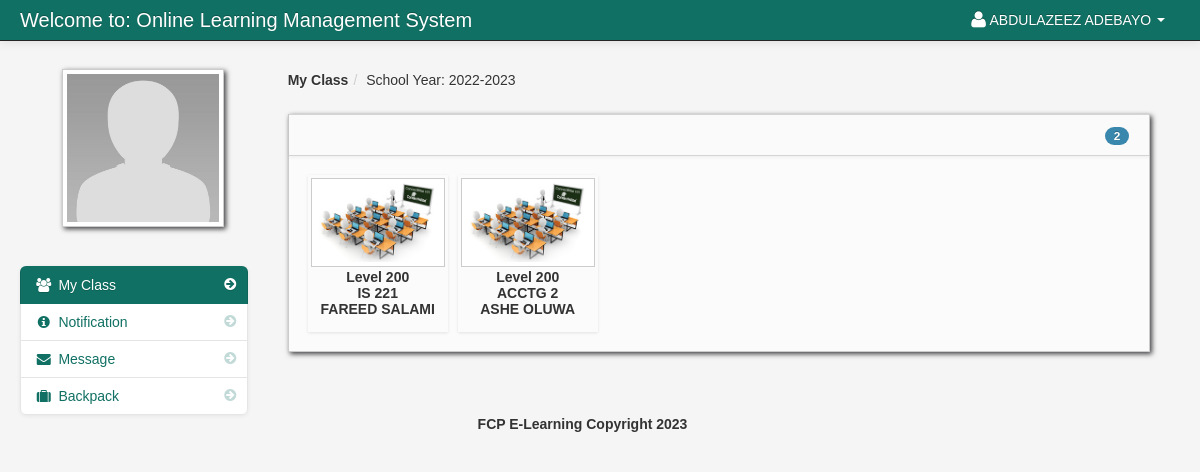
The page /dashboard_student.php (signed in) on the database as committed earlier.
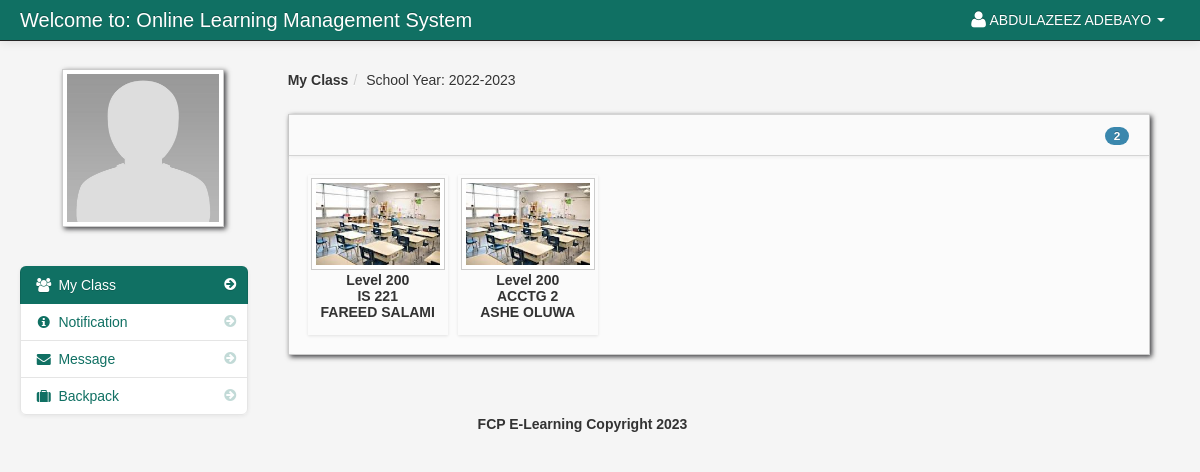
The same page on the database as committed later.
### tables this page shows
CREATE TABLE `student` (
  `student_id` int(11) NOT NULL,
  `firstname` varchar(100) NOT NULL,
  `lastname` varchar(100) NOT NULL,
  `class_id` int(11) NOT NULL,
  `username` varchar(100) NOT NULL,
  `password` varchar(100) NOT NULL,
  `location` varchar(100) NOT NULL,
  `status` varchar(100) NOT NULL
);

CREATE TABLE `school_year` (
  `school_year_id` int(11) NOT NULL,
  `school_year` varchar(100) NOT NULL
);

CREATE TABLE `teacher_class_student` (
  `teacher_class_student_id` int(11) NOT NULL,
  `teacher_class_id` int(11) NOT NULL,
  `student_id` int(11) NOT NULL,
  `teacher_id` int(11) NOT NULL
);

CREATE TABLE `teacher_class` (
  `teacher_class_id` int(11) NOT NULL,
  `teacher_id` int(11) NOT NULL,
  `class_id` int(11) NOT NULL,
  `subject_id` int(11) NOT NULL,
  `thumbnails` varchar(100) NOT NULL,
  `school_year` varchar(100) NOT NULL
);

CREATE TABLE `class` (
  `class_id` int(11) NOT NULL,
  `class_name` varchar(100) NOT NULL
);

CREATE TABLE `subject` (
  `subject_id` int(11) NOT NULL,
  `subject_code` varchar(100) NOT NULL,
  `subject_title` varchar(100) NOT NULL,
  `category` varchar(100) NOT NULL,
  `description` longtext NOT NULL,
  `unit` int(11) NOT NULL,
  `Pre_req` varchar(100) NOT NULL,
  `semester` varchar(100) NOT NULL
);

CREATE TABLE `teacher` (
  `teacher_id` int(11) NOT NULL,
  `username` varchar(100) NOT NULL,
  `password` varchar(200) NOT NULL,
  `firstname` varchar(100) NOT NULL,
  `lastname` varchar(100) NOT NULL,
  `department_id` int(11) NOT NULL,
  `location` varchar(200) NOT NULL,
  `about` varchar(500) NOT NULL,
  `teacher_status` varchar(20) NOT NULL,
  `teacher_stat` varchar(100) NOT NULL
);

### session.php (called while the page is built, shortened)
<?php
$session_id=$_SESSION['id'];
?>

### dashboard_student.php (the view, shortened to what this page needs)
<?php include('header_dashboard.php'); ?>
<?php include('session.php'); ?>
    <body>
		<?php include('navbar_student.php'); ?>
        <div class="container-fluid">
            <div class="row-fluid">
				<?php include('student_sidebar.php'); ?>
                <div class="span9" id="content">
                     <div class="row-fluid">
					     <ul class="breadcrumb">
						<?php
						$school_year_query = mysqli_query($conn,"select * from school_year order by school_year DESC")or die(mysqli_error());
						$school_year_query_row = mysqli_fetch_array($school_year_query);
						$school_year = $school_year_query_row['school_year'];
						?>
							<li><a href="#"><b>My Class</b></a><span class="divider">/</span></li>
							<li><a href="#">School Year: <?php echo $school_year_query_row['school_year']; ?></a></li>
						</ul>
                        <div class="block">
                            <div class="navbar navbar-inner block-header">
                                <div id="" class="muted pull-right">
									<?php $query = mysqli_query($conn,"select * from teacher_class_student
														LEFT JOIN teacher_class ON teacher_class.teacher_class_id = teacher_class_student.teacher_class_id
														LEFT JOIN class ON class.class_id = teacher_class.class_id
														LEFT JOIN subject ON subject.subject_id = teacher_class.subject_id
														LEFT JOIN teacher ON teacher.teacher_id = teacher_class.teacher_id
														where student_id = '$session_id' and school_year = '$school_year'
														")or die(mysqli_error());
														$count = mysqli_num_rows($query);
									?>
												<span class="badge badge-info"><?php echo $count; ?></span>
								</div>
                            </div>
                            <div class="block-content collapse in">
                                <div class="span12">
  										<ul	 id="da-thumbs" class="da-thumbs">
													<?php
														if ($count != '0'){
														while($row = mysqli_fetch_array($query)){
														$id = $row['teacher_class_id'];
													?>
											<li>
												<a href="my_classmates.php<?php echo '?id='.$id; ?>">
														<img src ="<?php echo $row['thumbnails'] ?>" width="124" height="140" class="img-polaroid">
												</a>
												<p class="class"><?php echo $row['class_name']; ?></p>
												<p class="subject"><?php echo $row['subject_code']; ?></p>
												<p class="subject"><?php echo $row['firstname']." ".$row['lastname']?></p>
											</li>
									<?php }}else{ ?>
									<div class="alert alert-info"><i class="icon-info-sign"></i> You are currently not enroll to your class</div>
									<?php } ?>
									</ul>
                                </div>
                            </div>
                        </div>
                    </div>
                </div>
            </div>
		<?php include('footer.php'); ?>
        </div>
		<?php include('script.php'); ?>
    </body>
</html>

### header_dashboard.php (shortened to what this page needs)
<!DOCTYPE html>
<html class="no-js">
    <head>
        <link href="admin/bootstrap/css/bootstrap.min.css" rel="stylesheet" media="screen">
        <link href="admin/bootstrap/css/bootstrap-responsive.min.css" rel="stylesheet" media="screen">
        <link href="admin/bootstrap/css/font-awesome.css" rel="stylesheet" media="screen">
        <link href="admin/bootstrap/css/my_style.css" rel="stylesheet" media="screen">
        <link href="admin/bootstrap/css/print.css" rel="stylesheet" media="print">
        <link href="admin/vendors/easypiechart/jquery.easy-pie-chart.css" rel="stylesheet" media="screen">
        <link href="admin/assets/styles.css" rel="stylesheet" media="screen">
		<link href="admin/vendors/fullcalendar/fullcalendar.css" rel="stylesheet" media="screen">
		<link href="admin/assets/DT_bootstrap.css" rel="stylesheet" media="screen">
		<link href="admin/vendors/jGrowl/jquery.jgrowl.css" rel="stylesheet" media="screen">
		<link rel="stylesheet" type="text/css" href="admin/vendors/bootstrap-wysihtml5/src/bootstrap-wysihtml5.css"></link>
		<link href="admin/vendors/jGrowl/jquery.jgrowl.css" rel="stylesheet" media="screen">
    </head>

### navbar_student.php (shortened to what this page needs)
<div class="navbar navbar-fixed-top navbar-inverse">
        <div class="navbar-inner">
            <div class="container-fluid">
                <a class="brand" href="#">Welcome to: Online Learning Management System</a>
					<div class="nav-collapse collapse">
						<ul class="nav pull-right">
							<?php $query= mysqli_query($conn,"select * from student where student_id = '$session_id'")or die(mysqli_error());
									$row = mysqli_fetch_array($query);
							?>
							<li class="dropdown">
								<a href="#" role="button" class="dropdown-toggle" data-toggle="dropdown"> <i class="icon-user icon-large"></i><?php echo $row['firstname']." ".$row['lastname'];  ?> <i class="caret"></i></a>
							</li>
						</ul>
					</div>
            </div>
        </div>
</div>

### student_sidebar.php (shortened to what this page needs)
<div class="span3" id="sidebar">
					<img id="avatar" class="img-polaroid" src="admin/<?php echo $row['location']; ?>">
		<ul class="nav nav-list bs-docs-sidenav nav-collapse collapse">
			<li class="active"><a href="dashboard_student.php"><i class="icon-chevron-right"></i><i class="icon-group"></i>&nbsp;My Class</a></li>
			<li class="">
				<a href="student_notification.php"><i class="icon-chevron-right"></i><i class="icon-info-sign"></i>&nbsp;Notification
				</a>
			</li>
			<li class="">
			<a href="student_message.php"><i class="icon-chevron-right"></i><i class="icon-envelope-alt"></i>&nbsp;Message
			</a>
			</li>
			 <li class=""><a href="backpack.php"><i class="icon-chevron-right"></i><i class="icon-suitcase"></i>&nbsp;Backpack</a></li>
		</ul>
</div>

### footer.php
<center>
		<footer>
		<p>FCP E-Learning Copyright 2023</p>
		</footer>
</center>

### script.php (shortened to what this page needs)
	<link href="admin/vendors/datepicker.css" rel="stylesheet" media="screen">
	<link href="admin/vendors/uniform.default.css" rel="stylesheet" media="screen">
	<link href="admin/vendors/chosen.min.css" rel="stylesheet" media="screen">
<link rel="stylesheet" type="text/css" href="admin/assets//style.css" />
	<link href="admin/vendors/datepicker.css" rel="stylesheet" media="screen">

### admin/assets/styles.css (style rules this page uses)
body { padding-top: 60px; padding-bottom: 40px; background-color: #f5f5f5; }
#content { margin-left: 0px; }
.breadcrumb { margin: 0 0 0px; padding: 10px 0px; background-color: transparent; }
.block { background: url("../images/pixel-60fff.png") repeat scroll 0 0 rgba(0, 0, 0, 0) !important; border: 1px solid #ccc; background: white; margin: 1em 0em; border-top: none; -webkit-box-shadow: 2px 2px 5px rgba(0, 0, 6, 0.75); -moz-box-shadow: 2px 2px 5px rgba(0, 0, 6, 0.75); box-shadow: 2px 2px 5px rgba(0, 0, 6, 0.75); }
.block-content { margin: 1em; min-height: 0.25em; }
.block-header { margin-bottom: 0px; border-right: none; border-left: none; -webkit-border-radius: 0px; -moz-border-radius: 0px; border-radius: 0px; }
.block-header div { padding-top: 10px; }
.bs-docs-sidenav { max-width: 228px; margin: 30px 0 0; padding: 0; background-color: #fff; -webkit-border-radius: 6px; -moz-border-radius: 6px; border-radius: 6px; -webkit-box-shadow: 0 1px 4px rgba(0, 0, 0, 0.065); -moz-box-shadow: 0 1px 4px rgba(0, 0, 0, 0.065); box-shadow: 0 1px 4px rgba(0, 0, 0, 0.065); }
.bs-docs-sidenav > li > a { display: block; width: 190px \9; margin: 0 0 -1px; padding: 8px 14px; border: 1px solid #e5e5e5; }
.bs-docs-sidenav > li:first-child > a { -webkit-border-radius: 6px 6px 0 0; -moz-border-radius: 6px 6px 0 0; border-radius: 6px 6px 0 0; }
.bs-docs-sidenav > li:last-child > a { -webkit-border-radius: 0 0 6px 6px; -moz-border-radius: 0 0 6px 6px; border-radius: 0 0 6px 6px; }
.bs-docs-sidenav > .active > a { position: relative; z-index: 2; padding: 9px 15px; border: 0; text-shadow: 0 1px 0 rgba(0, 0, 0, 0.15); -webkit-box-shadow: inset 1px 0 0 rgba(0, 0, 0, 0.1), inset -1px 0 0 rgba(0, 0, 0, 0.1); -moz-box-shadow: inset 1px 0 0 rgba(0, 0, 0, 0.1), inset -1px 0 0 rgba(0, 0, 0, 0.1); box-shadow: inset 1px 0 0 rgba(0, 0, 0, 0.1), inset -1px 0 0 rgba(0, 0, 0, 0.1); }
.bs-docs-sidenav .icon-chevron-right { float: right; margin-top: 2px; margin-right: -6px; opacity: 0.25; }
.bs-docs-sidenav .active .icon-chevron-right, .bs-docs-sidenav .active a:hover .icon-chevron-right { opacity: 1; }

### admin/assets/style.css (style rules this page uses)
.da-thumbs { float: left; list-style: none outside none; margin: 0; padding: 0; position: relative; }
.da-thumbs li { float: left; margin: 5px; padding: 3px; position: relative; box-shadow: 0 1px 3px rgba(0,0,0,0.1); }
.da-thumbs li a, .da-thumbs li a img { display: block; position: relative; }
.da-thumbs li a { overflow: hidden; }
.class { font-family: helvetica !important; font-weight: bold; text-align: center; }
.subject { font-family: helvetica !important; font-weight: bold; text-align: center; margin-top: -14px; }

Rows that differ between the two databases and show on the page:
changed through a linked row, teacher_class_student "IS 221": teacher_class.thumbnails: a different picture
changed through a linked row, teacher_class_student "ACCTG 2": teacher_class.thumbnails: a different picture
